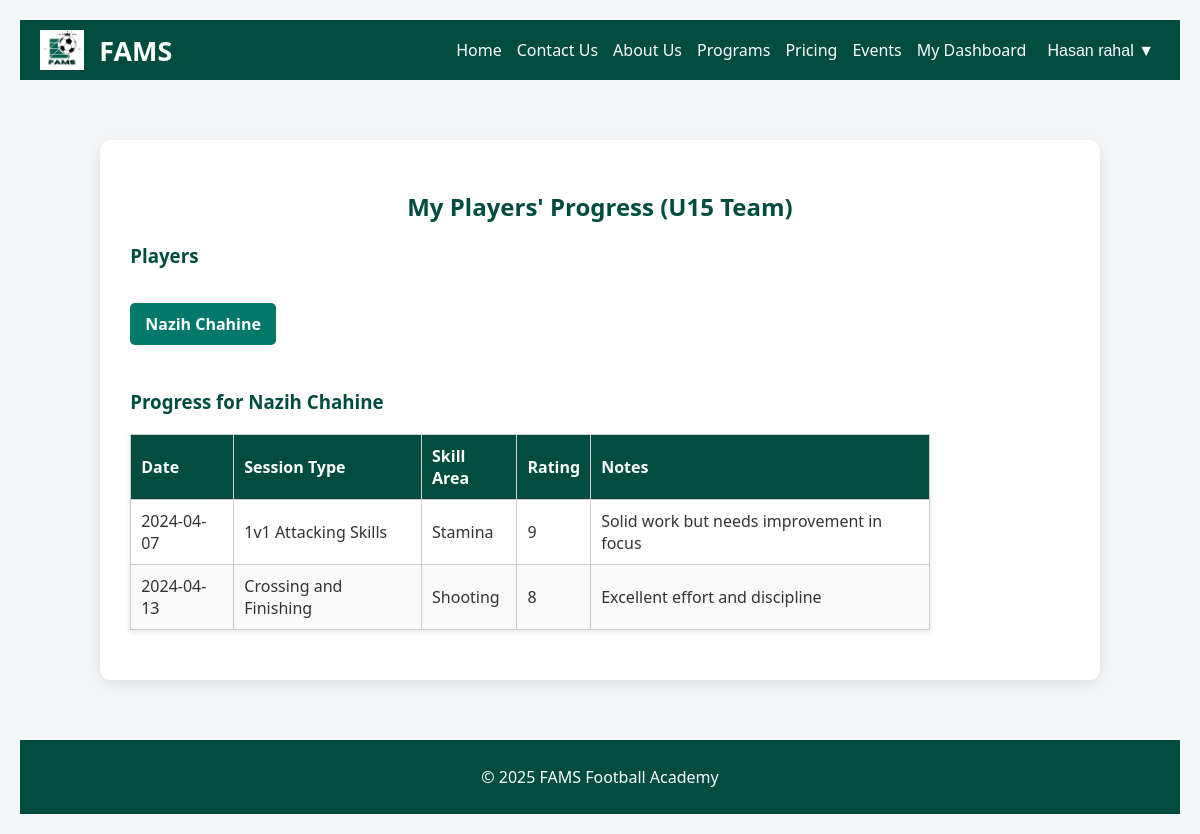
The app's page /Dashboards/view-players.php?player_id=7 (signed in) with its own data.
### tables this page shows
CREATE TABLE `users` (
  `id` int(11) NOT NULL,
  `full_name` varchar(100) NOT NULL,
  `father_name` varchar(100) NOT NULL,
  `gender` enum('Male','Female','Other') NOT NULL,
  `age` int(11) NOT NULL,
  `email` varchar(100) NOT NULL,
  `password_hash` varchar(255) NOT NULL,
  `created_at` timestamp NOT NULL DEFAULT current_timestamp(),
  `role` enum('NONE','Admin','Player','Coach') NOT NULL DEFAULT 'NONE',
  `plan` enum('U15','U18','U21','NONE') DEFAULT 'NONE',
  `total_attended` int(11) DEFAULT 0,
  `total_absent` int(11) DEFAULT 0,
  `coach_type` enum('Head Coach','Assistant Coach','Goalkeeping Coach','Fitness Coach') DEFAULT NULL,
  `coach_team` enum('U15','U18','U21') DEFAULT NULL
);

CREATE TABLE `player_progress` (
  `id` int(11) NOT NULL,
  `user_id` int(11) NOT NULL,
  `session_id` int(11) DEFAULT NULL,
  `date` date NOT NULL,
  `skill_area` enum('Dribbling','Passing','Shooting','Stamina','Tactical','Discipline') NOT NULL,
  `rating` tinyint(4) DEFAULT NULL CHECK (`rating` between 1 and 10),
  `notes` text DEFAULT NULL
);

CREATE TABLE `training_sessions` (
  `id` int(11) NOT NULL,
  `session_date` date NOT NULL,
  `session_type` varchar(100) NOT NULL,
  `team` enum('U15','U18','U21','NONE') DEFAULT 'NONE',
  `status` enum('Scheduled','In Progress','Completed') NOT NULL DEFAULT 'Scheduled'
);

### Dashboards/view-players.php (the view, shortened to what this page needs)
<?php
require_once '../includes/db.php';
require_once '../includes/header.php';
$user_id = $_SESSION['user_id'];
$stmt = $conn->prepare("SELECT role, coach_team FROM users WHERE id = ?");
$stmt->bind_param("i", $user_id);
$stmt->execute();
$stmt->bind_result($role, $coach_team);
$stmt = $conn->prepare("SELECT id, full_name FROM users WHERE role = 'Player' AND plan = ?");
$stmt->bind_param("s", $coach_team);
$stmt->execute();
$players = $stmt->get_result()->fetch_all(MYSQLI_ASSOC);
$selected_progress = [];
if (isset($_GET['player_id'])) {
    $pid = (int)$_GET['player_id'];
    $stmt = $conn->prepare("
    SELECT ts.session_type, pp.date, pp.skill_area, pp.rating, pp.notes
    FROM player_progress pp
    JOIN training_sessions ts ON pp.session_id = ts.id
    WHERE pp.user_id = ?
");
    $stmt->bind_param("i", $pid);
    $stmt->execute();
    $selected_progress = $stmt->get_result()->fetch_all(MYSQLI_ASSOC);
}
?>
<div class="container coach-progress-section">
    <h2>My Players' Progress (<?= htmlspecialchars($coach_team) ?> Team)</h2>
    <div class="player-list">
        <h3>Players</h3>
        <ul>
            <?php foreach ($players as $p): ?>
                <li>
                    <a href="?player_id=<?= $p['id'] ?>" class="btn"><?= htmlspecialchars($p['full_name']) ?></a>
                </li>
            <?php endforeach; ?>
        </ul>
    </div>
    <?php if (!empty($selected_progress)): ?>
        <div class="progress-details">
            <h3>Progress for <?= htmlspecialchars($p['full_name']) ?></h3>
            <table class="user-table">
                <thead>
                    <tr>
                        <th>Date</th>
                        <th>Session Type</th>
                        <th>Skill Area</th>
                        <th>Rating</th>
                        <th>Notes</th>
                    </tr>
                </thead>
                <tbody>
                    <?php foreach ($selected_progress as $row): ?>
                        <tr>
                            <td><?= htmlspecialchars($row['date']) ?></td>
                            <td><?= htmlspecialchars($row['session_type']) ?></td>
                            <td><?= htmlspecialchars($row['skill_area']) ?></td>
                            <td><?= htmlspecialchars($row['rating']) ?></td>
                            <td><?= htmlspecialchars($row['notes']) ?></td>
                        </tr>
                    <?php endforeach; ?>
                </tbody>
            </table>
        </div>
    <?php endif; ?>
</div>
<?php include '../includes/footer.php'; ?>

### assets/css/style.css (style rules this page uses)
body { font-family: "DM Sans", sans-serif; margin: 0; padding: 0; background: #f5f5f5; }
.container { width: 90%; margin: auto; padding: 20px; }
.btn { background-color: #004d40; color: white; padding: 10px 25px; border: none; border-radius: 5px; text-decoration: none; font-weight: bold; }
.user-table { width: 100%; border-collapse: collapse; margin-bottom: 20px; box-shadow: 0 2px 6px rgba(0,0,0,0.1); }
.user-table th, .user-table td { padding: 12px 15px; border: 1px solid #ddd; text-align: left; }
.user-table th { background-color: #004d40; color: white; }
.user-table tr:nth-child(even) { background-color: #f9f9f9; }
.btn { background-color: #004d40; color: white; padding: 10px 20px; border: none; border-radius: 5px; font-weight: bold; cursor: pointer; }
.user-table { width: 100%; border-collapse: collapse; margin: 20px 0; }
.user-table th, .user-table td { padding: 12px; border: 1px solid #ddd; text-align: left; }
.user-table th { background-color: #004d40; color: #fff; }
table { width: 100%; border-collapse: collapse; margin-bottom: 10px; }
table th, table td { padding: 10px; border: 1px solid #ccc; text-align: left; }
table th { background-color: #004d40; color: white; }
.user-table { width: 100%; border-collapse: collapse; margin-bottom: 20px; }
.user-table th, .user-table td { padding: 10px; border: 1px solid #ccc; }
.user-table { width: 100%; border-collapse: collapse; margin-top: 20px; }
.user-table th, .user-table td { padding: 10px; border: 1px solid #ccc; text-align: left; }
body { font-family: 'Segoe UI', Tahoma, Geneva, Verdana, sans-serif; background-color: #f4f6f8; margin: 0; padding: 20px; color: #333; }
.btn { display: block; background-color: #004d40; color: white; padding: 12px 24px; font-size: 16px; border: none; border-radius: 8px; cursor: pointer; margin: 30px auto 0; font-weight: bold; transition: background-color 0.3s ease; }
h2 { text-align: center; color: #004d40; margin-bottom: 30px; }
.equipment-form, table { width: 100%; max-width: 800px; margin: 20px auto; }
.btn { display: block; background: #004d40; color: white; padding: 10px 20px; margin: 15px auto; border: none; border-radius: 5px; font-weight: bold; cursor: pointer; }
.coach-progress-section { max-width: 1000px; margin: 40px auto; padding: 30px; background: #fff; border-radius: 10px; box-shadow: 0 4px 12px rgba(0,0,0,0.1); }
.coach-progress-section h2, .coach-progress-section h3 { color: #004d40; margin-bottom: 20px; }
.coach-progress-section .player-list ul { list-style: none; padding: 0; display: flex; flex-wrap: wrap; gap: 10px; }
.coach-progress-section .player-list li { margin-bottom: 10px; }
.coach-progress-section .player-list a.btn { padding: 10px 15px; background-color: #00796b; color: white; border-radius: 5px; text-decoration: none; }
.coach-progress-section .user-table { width: 100%; border-collapse: collapse; }
.coach-progress-section .user-table th, .coach-progress-section .user-table td { padding: 10px; border: 1px solid #ccc; }
.coach-progress-section .user-table th { background-color: #004d40; color: white; }

### records on screen
users: coach_team "U15"
users: full_name "Nazih Chahine"
player_progress: date "2024-04-07", session.session_type "1v1 Attacking Skills", skill_area "Stamina", rating "9", notes "Solid work but needs improvement in focus"
player_progress: date "2024-04-13", session.session_type "Crossing and Finishing", skill_area "Shooting", rating "8", notes "Excellent effort and discipline"

### other values on screen
$_SESSION['user_name'] "Hasan rahal"
